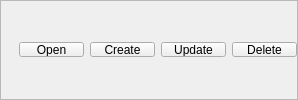
                  <widget class="QFrame" name="frame_17">
                   <property name="frameShape">
                    <enum>QFrame::StyledPanel</enum>
                   </property>
                   <property name="frameShadow">
                    <enum>QFrame::Raised</enum>
                   </property>
                   <layout class="QVBoxLayout" name="verticalLayout_50">
                    <property name="leftMargin">
                     <number>0</number>
                    </property>
                    <property name="topMargin">
                     <number>0</number>
                    </property>
                    <property name="rightMargin">
                     <number>0</number>
                    </property>
                    <property name="bottomMargin">
                     <number>0</number>
                    </property>
                    <item>
                     <layout class="QHBoxLayout" name="horizontalLayout_32">
                      <item>
                       <spacer name="horizontalSpacer_57">
                        <property name="orientation">
                         <enum>Qt::Horizontal</enum>
                        </property>
                        <property name="sizeHint" stdset="0">
                         <size>
                          <width>18</width>
                          <height>20</height>
                         </size>
                        </property>
                       </spacer>
                      </item>
                      <item>
                       <widget class="QPushButton" name="btn_open_session">
                        <property name="maximumSize">
                         <size>
                          <width>65</width>
                          <height>15</height>
                         </size>
                        </property>
                        <property name="text">
                         <string>Open</string>
                        </property>
                       </widget>
                      </item>
                      <item>
                       <widget class="QPushButton" name="btn_create_scene">
                        <property name="maximumSize">
                         <size>
                          <width>65</width>
                          <height>15</height>
                         </size>
                        </property>
                        <property name="text">
                         <string>Create</string>
                        </property>
                       </widget>
                      </item>
                      <item>
                       <widget class="QPushButton" name="btn_update_scene">
                        <property name="maximumSize">
                         <size>
                          <width>65</width>
                          <height>15</height>
                         </size>
                        </property>
                        <property name="text">
                         <string>Update</string>
                        </property>
                       </widget>
                      </item>
                      <item>
                       <widget class="QPushButton" name="btn_delete_scene">
                        <property name="maximumSize">
                         <size>
                          <width>65</width>
                          <height>15</height>
                         </size>
                        </property>
                        <property name="text">
                         <string>Delete</string>
                        </property>
                       </widget>
                      </item>
                     </layout>
                    </item>
                   </layout>
                  </widget>
